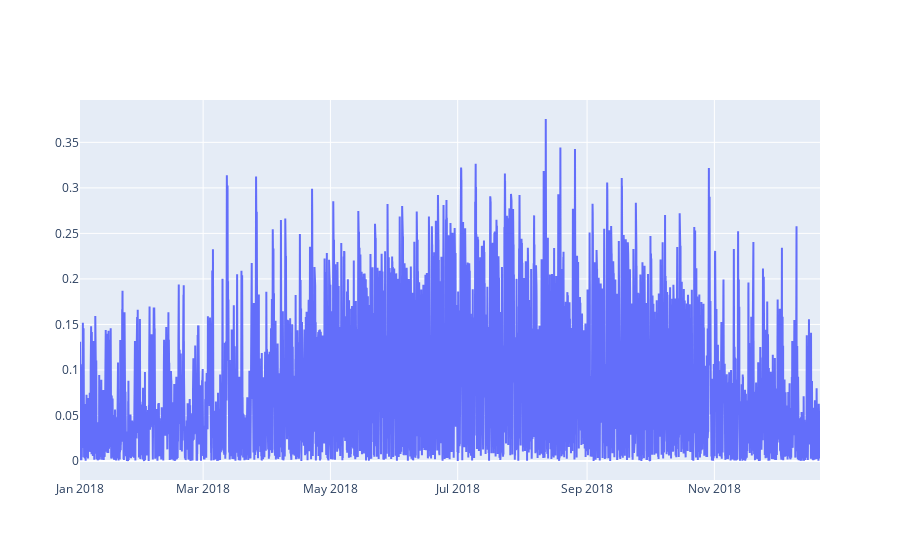

The cell this chart's notebook holds for it:
### Code cell
iplot([{"x": y_test_full['ds'], "y": relative_error_on_test}])

### Figure 1 — Plotly figure (JSON) as saved in the notebook; plotly's stock layout.template omitted (floating-point values rounded to 4 significant figures; data arrays with more than 128 entries replaced by an {"elided": "..."} marker saying what was removed)
{"data": [{"type": "scatter", "x": {"elided": "8512 str values"}, "y": {"elided": "8512 float values"}}], "layout": {}}
